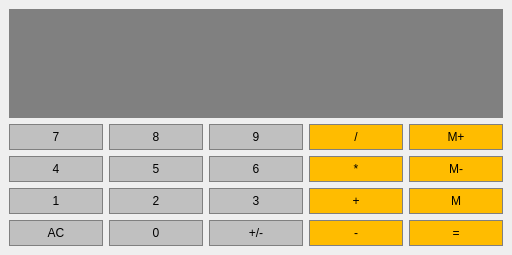
<?xml version="1.0" encoding="UTF-8"?>
<ui version="4.0">
 <class>Calc</class>
 <widget class="QMainWindow" name="Calc">
  <property name="geometry">
   <rect>
    <x>0</x>
    <y>0</y>
    <width>512</width>
    <height>255</height>
   </rect>
  </property>
  <property name="sizePolicy">
   <sizepolicy hsizetype="Preferred" vsizetype="Expanding">
    <horstretch>0</horstretch>
    <verstretch>0</verstretch>
   </sizepolicy>
  </property>
  <property name="windowTitle">
   <string>Calc</string>
  </property>
  <widget class="QWidget" name="centralwidget">
   <layout class="QGridLayout" name="gridLayout">
    <item row="4" column="1">
     <widget class="QPushButton" name="Button0">
      <property name="sizePolicy">
       <sizepolicy hsizetype="Preferred" vsizetype="Preferred">
        <horstretch>0</horstretch>
        <verstretch>0</verstretch>
       </sizepolicy>
      </property>
      <property name="styleSheet">
       <string notr="true">QPushButton{
	background-color: #C0C0C0;
	border:1px solid gray;
	padding: 5px
}

QPushButton:pressed{
	background-color: #A9A9A9;
	border:1px solid gray;
	padding: 5px
}
</string>
      </property>
      <property name="text">
       <string>0</string>
      </property>
     </widget>
    </item>
    <item row="3" column="0">
     <widget class="QPushButton" name="Button1">
      <property name="sizePolicy">
       <sizepolicy hsizetype="Preferred" vsizetype="Preferred">
        <horstretch>0</horstretch>
        <verstretch>0</verstretch>
       </sizepolicy>
      </property>
      <property name="styleSheet">
       <string notr="true">QPushButton{
	background-color: #C0C0C0;
	border:1px solid gray;
	padding: 5px
}

QPushButton:pressed{
	background-color: #A9A9A9;
	border:1px solid gray;
	padding: 5px
}
</string>
      </property>
      <property name="text">
       <string>1</string>
      </property>
     </widget>
    </item>
    <item row="4" column="3">
     <widget class="QPushButton" name="Substrct">
      <property name="sizePolicy">
       <sizepolicy hsizetype="Preferred" vsizetype="Preferred">
        <horstretch>0</horstretch>
        <verstretch>0</verstretch>
       </sizepolicy>
      </property>
      <property name="styleSheet">
       <string notr="true">QPushButton{
	background-color: #FFBC00;
	border:1px solid gray;
	padding: 5px
}

QPushButton:pressed{
	background-color: #A9A9A9;
	border:1px solid gray;
	padding: 5px
}
</string>
      </property>
      <property name="text">
       <string>-</string>
      </property>
     </widget>
    </item>
    <item row="2" column="4">
     <widget class="QPushButton" name="MemClear">
      <property name="sizePolicy">
       <sizepolicy hsizetype="Preferred" vsizetype="Preferred">
        <horstretch>0</horstretch>
        <verstretch>0</verstretch>
       </sizepolicy>
      </property>
      <property name="styleSheet">
       <string notr="true">QPushButton{
	background-color: #FFBC00;
	border:1px solid gray;
	padding: 5px
}

QPushButton:pressed{
	background-color: #A9A9A9;
	border:1px solid gray;
	padding: 5px
}
</string>
      </property>
      <property name="text">
       <string>M-</string>
      </property>
     </widget>
    </item>
    <item row="1" column="4">
     <widget class="QPushButton" name="MemAdd">
      <property name="sizePolicy">
       <sizepolicy hsizetype="Preferred" vsizetype="Preferred">
        <horstretch>0</horstretch>
        <verstretch>0</verstretch>
       </sizepolicy>
      </property>
      <property name="styleSheet">
       <string notr="true">QPushButton{
	background-color: #FFBC00;
	border:1px solid gray;
	padding: 5px
}

QPushButton:pressed{
	background-color: #A9A9A9;
	border:1px solid gray;
	padding: 5px
}
</string>
      </property>
      <property name="text">
       <string>M+</string>
      </property>
     </widget>
    </item>
    <item row="3" column="3">
     <widget class="QPushButton" name="Add">
      <property name="sizePolicy">
       <sizepolicy hsizetype="Preferred" vsizetype="Preferred">
        <horstretch>0</horstretch>
        <verstretch>0</verstretch>
       </sizepolicy>
      </property>
      <property name="styleSheet">
       <string notr="true">QPushButton{
	background-color: #FFBC00;
	border:1px solid gray;
	padding: 5px
}

QPushButton:pressed{
	background-color: #A9A9A9;
	border:1px solid gray;
	padding: 5px
}
</string>
      </property>
      <property name="text">
       <string>+</string>
      </property>
     </widget>
    </item>
    <item row="2" column="1">
     <widget class="QPushButton" name="Button5">
      <property name="sizePolicy">
       <sizepolicy hsizetype="Preferred" vsizetype="Preferred">
        <horstretch>0</horstretch>
        <verstretch>0</verstretch>
       </sizepolicy>
      </property>
      <property name="styleSheet">
       <string notr="true">QPushButton{
	background-color: #C0C0C0;
	border:1px solid gray;
	padding: 5px
}

QPushButton:pressed{
	background-color: #A9A9A9;
	border:1px solid gray;
	padding: 5px
}
</string>
      </property>
      <property name="text">
       <string>5</string>
      </property>
     </widget>
    </item>
    <item row="1" column="0">
     <widget class="QPushButton" name="Button7">
      <property name="sizePolicy">
       <sizepolicy hsizetype="Preferred" vsizetype="Preferred">
        <horstretch>0</horstretch>
        <verstretch>0</verstretch>
       </sizepolicy>
      </property>
      <property name="styleSheet">
       <string notr="true">QPushButton{
	background-color: #C0C0C0;
	border:1px solid gray;
	padding: 5px
}

QPushButton:pressed{
	background-color: #A9A9A9;
	border:1px solid gray;
	padding: 5px
}
</string>
      </property>
      <property name="text">
       <string>7</string>
      </property>
     </widget>
    </item>
    <item row="4" column="0">
     <widget class="QPushButton" name="Clear">
      <property name="sizePolicy">
       <sizepolicy hsizetype="Preferred" vsizetype="Preferred">
        <horstretch>0</horstretch>
        <verstretch>0</verstretch>
       </sizepolicy>
      </property>
      <property name="styleSheet">
       <string notr="true">QPushButton{
	background-color: #C0C0C0;
	border:1px solid gray;
	padding: 5px
}

QPushButton:pressed{
	background-color: #A9A9A9;
	border:1px solid gray;
	padding: 5px
}
</string>
      </property>
      <property name="text">
       <string>AC</string>
      </property>
     </widget>
    </item>
    <item row="1" column="1">
     <widget class="QPushButton" name="Button8">
      <property name="sizePolicy">
       <sizepolicy hsizetype="Preferred" vsizetype="Preferred">
        <horstretch>0</horstretch>
        <verstretch>0</verstretch>
       </sizepolicy>
      </property>
      <property name="styleSheet">
       <string notr="true">QPushButton{
	background-color: #C0C0C0;
	border:1px solid gray;
	padding: 5px
}

QPushButton:pressed{
	background-color: #A9A9A9;
	border:1px solid gray;
	padding: 5px
}
</string>
      </property>
      <property name="text">
       <string>8</string>
      </property>
     </widget>
    </item>
    <item row="4" column="4">
     <widget class="QPushButton" name="Equal">
      <property name="sizePolicy">
       <sizepolicy hsizetype="Preferred" vsizetype="Preferred">
        <horstretch>0</horstretch>
        <verstretch>0</verstretch>
       </sizepolicy>
      </property>
      <property name="styleSheet">
       <string notr="true">QPushButton{
	background-color: #FFBC00;
	border:1px solid gray;
	padding: 5px
}

QPushButton:pressed{
	background-color: #A9A9A9;
	border:1px solid gray;
	padding: 5px
}
</string>
      </property>
      <property name="text">
       <string>=</string>
      </property>
     </widget>
    </item>
    <item row="2" column="3">
     <widget class="QPushButton" name="Multiply">
      <property name="sizePolicy">
       <sizepolicy hsizetype="Preferred" vsizetype="Preferred">
        <horstretch>0</horstretch>
        <verstretch>0</verstretch>
       </sizepolicy>
      </property>
      <property name="styleSheet">
       <string notr="true">QPushButton{
	background-color: #FFBC00;
	border:1px solid gray;
	padding: 5px
}

QPushButton:pressed{
	background-color: #A9A9A9;
	border:1px solid gray;
	padding: 5px
}
</string>
      </property>
      <property name="text">
       <string>*</string>
      </property>
     </widget>
    </item>
    <item row="3" column="1">
     <widget class="QPushButton" name="Button2">
      <property name="sizePolicy">
       <sizepolicy hsizetype="Preferred" vsizetype="Preferred">
        <horstretch>0</horstretch>
        <verstretch>0</verstretch>
       </sizepolicy>
      </property>
      <property name="styleSheet">
       <string notr="true">QPushButton{
	background-color: #C0C0C0;
	border:1px solid gray;
	padding: 5px
}

QPushButton:pressed{
	background-color: #A9A9A9;
	border:1px solid gray;
	padding: 5px
}
</string>
      </property>
      <property name="text">
       <string>2</string>
      </property>
     </widget>
    </item>
    <item row="3" column="4">
     <widget class="QPushButton" name="MemGet">
      <property name="sizePolicy">
       <sizepolicy hsizetype="Preferred" vsizetype="Preferred">
        <horstretch>0</horstretch>
        <verstretch>0</verstretch>
       </sizepolicy>
      </property>
      <property name="styleSheet">
       <string notr="true">QPushButton{
	background-color: #FFBC00;
	border:1px solid gray;
	padding: 5px
}

QPushButton:pressed{
	background-color: #A9A9A9;
	border:1px solid gray;
	padding: 5px
}
</string>
      </property>
      <property name="text">
       <string>M</string>
      </property>
     </widget>
    </item>
    <item row="1" column="3">
     <widget class="QPushButton" name="Divide">
      <property name="sizePolicy">
       <sizepolicy hsizetype="Preferred" vsizetype="Preferred">
        <horstretch>0</horstretch>
        <verstretch>0</verstretch>
       </sizepolicy>
      </property>
      <property name="styleSheet">
       <string notr="true">QPushButton{
	background-color: #FFBC00;
	border:1px solid gray;
	padding: 5px
}

QPushButton:pressed{
	background-color: #A9A9A9;
	border:1px solid gray;
	padding: 5px
}
</string>
      </property>
      <property name="text">
       <string>/</string>
      </property>
     </widget>
    </item>
    <item row="1" column="2">
     <widget class="QPushButton" name="Button9">
      <property name="sizePolicy">
       <sizepolicy hsizetype="Preferred" vsizetype="Preferred">
        <horstretch>0</horstretch>
        <verstretch>0</verstretch>
       </sizepolicy>
      </property>
      <property name="styleSheet">
       <string notr="true">QPushButton{
	background-color: #C0C0C0;
	border:1px solid gray;
	padding: 5px
}

QPushButton:pressed{
	background-color: #A9A9A9;
	border:1px solid gray;
	padding: 5px
}
</string>
      </property>
      <property name="text">
       <string>9</string>
      </property>
     </widget>
    </item>
    <item row="2" column="2">
     <widget class="QPushButton" name="Button6">
      <property name="sizePolicy">
       <sizepolicy hsizetype="Preferred" vsizetype="Preferred">
        <horstretch>0</horstretch>
        <verstretch>0</verstretch>
       </sizepolicy>
      </property>
      <property name="styleSheet">
       <string notr="true">QPushButton{
	background-color: #C0C0C0;
	border:1px solid gray;
	padding: 5px
}

QPushButton:pressed{
	background-color: #A9A9A9;
	border:1px solid gray;
	padding: 5px
}
</string>
      </property>
      <property name="text">
       <string>6</string>
      </property>
     </widget>
    </item>
    <item row="2" column="0">
     <widget class="QPushButton" name="Button4">
      <property name="sizePolicy">
       <sizepolicy hsizetype="Preferred" vsizetype="Preferred">
        <horstretch>0</horstretch>
        <verstretch>0</verstretch>
       </sizepolicy>
      </property>
      <property name="styleSheet">
       <string notr="true">QPushButton{
	background-color: #C0C0C0;
	border:1px solid gray;
	padding: 5px
}

QPushButton:pressed{
	background-color: #A9A9A9;
	border:1px solid gray;
	padding: 5px
}
</string>
      </property>
      <property name="text">
       <string>4</string>
      </property>
     </widget>
    </item>
    <item row="3" column="2">
     <widget class="QPushButton" name="Button3">
      <property name="sizePolicy">
       <sizepolicy hsizetype="Preferred" vsizetype="Preferred">
        <horstretch>0</horstretch>
        <verstretch>0</verstretch>
       </sizepolicy>
      </property>
      <property name="styleSheet">
       <string notr="true">QPushButton{
	background-color: #C0C0C0;
	border:1px solid gray;
	padding: 5px
}

QPushButton:pressed{
	background-color: #A9A9A9;
	border:1px solid gray;
	padding: 5px
}
</string>
      </property>
      <property name="text">
       <string>3</string>
      </property>
     </widget>
    </item>
    <item row="4" column="2">
     <widget class="QPushButton" name="ChangeSign">
      <property name="sizePolicy">
       <sizepolicy hsizetype="Preferred" vsizetype="Preferred">
        <horstretch>0</horstretch>
        <verstretch>0</verstretch>
       </sizepolicy>
      </property>
      <property name="styleSheet">
       <string notr="true">QPushButton{
	background-color: #C0C0C0;
	border:1px solid gray;
	padding: 5px
}

QPushButton:pressed{
	background-color: #A9A9A9;
	border:1px solid gray;
	padding: 5px
}
</string>
      </property>
      <property name="text">
       <string>+/-</string>
      </property>
     </widget>
    </item>
    <item row="0" column="0" colspan="5">
     <widget class="QLineEdit" name="Display">
      <property name="sizePolicy">
       <sizepolicy hsizetype="Preferred" vsizetype="Expanding">
        <horstretch>0</horstretch>
        <verstretch>0</verstretch>
       </sizepolicy>
      </property>
      <property name="font">
       <font>
        <family>aakar</family>
        <pointsize>42</pointsize>
        <bold>false</bold>
       </font>
      </property>
      <property name="styleSheet">
       <string notr="true">QLineEdit{
	background-color: gray;
	border:1px solid gray;
	color:white;
}</string>
      </property>
      <property name="alignment">
       <set>Qt::AlignRight|Qt::AlignTrailing|Qt::AlignVCenter</set>
      </property>
     </widget>
    </item>
   </layout>
  </widget>
 </widget>
 <resources/>
 <connections/>
</ui>
